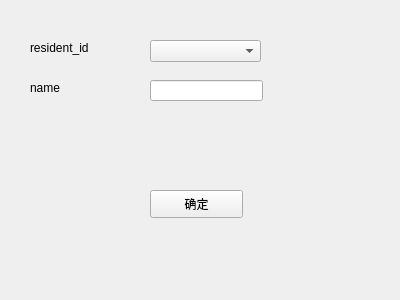
<?xml version="1.0" encoding="UTF-8"?>
<ui version="4.0">
 <class>del_resident</class>
 <widget class="QWidget" name="del_resident">
  <property name="geometry">
   <rect>
    <x>0</x>
    <y>0</y>
    <width>400</width>
    <height>300</height>
   </rect>
  </property>
  <property name="windowTitle">
   <string>del_resident</string>
  </property>
  <widget class="QLabel" name="resident_id_label">
   <property name="geometry">
    <rect>
     <x>30</x>
     <y>40</y>
     <width>101</width>
     <height>16</height>
    </rect>
   </property>
   <property name="text">
    <string>resident_id</string>
   </property>
  </widget>
  <widget class="QLabel" name="name_label">
   <property name="geometry">
    <rect>
     <x>30</x>
     <y>80</y>
     <width>72</width>
     <height>15</height>
    </rect>
   </property>
   <property name="text">
    <string>name</string>
   </property>
  </widget>
  <widget class="QLineEdit" name="lineEdit_2">
   <property name="geometry">
    <rect>
     <x>150</x>
     <y>80</y>
     <width>113</width>
     <height>21</height>
    </rect>
   </property>
   <property name="readOnly">
    <bool>true</bool>
   </property>
  </widget>
  <widget class="QPushButton" name="pushButton">
   <property name="geometry">
    <rect>
     <x>150</x>
     <y>190</y>
     <width>93</width>
     <height>28</height>
    </rect>
   </property>
   <property name="text">
    <string>确定</string>
   </property>
  </widget>
  <widget class="QComboBox" name="resident_id_comboBox">
   <property name="geometry">
    <rect>
     <x>150</x>
     <y>40</y>
     <width>111</width>
     <height>22</height>
    </rect>
   </property>
  </widget>
 </widget>
 <resources/>
 <connections/>
</ui>
